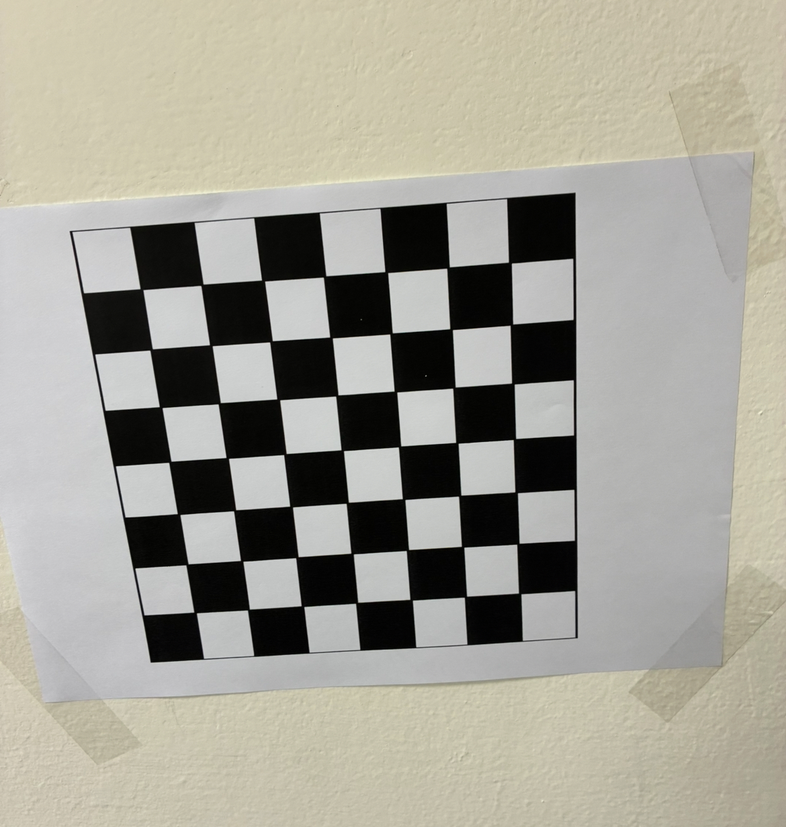
#> input picture image/IMG_7752.PNG, 786 x 827 px, shrunk from 1170 x 1231 before the run, given as the content of the folder images, which was not available
$ jupyter execute hw1.ipynb
#> lines starting #> are read from the running program, lines starting #| are printed output that depends on the picture; after the words box and inside, x2 and y2 are one past the last pixel; in counts of white or black regions, pixels touching at a corner belong together; long printed decimals are rounded; pictures that were not available may be replaced by others from this repository, and a replacement may not be noted
[cell 1]
import numpy as np
import cv2 as cv
import glob

[cell 2]
# termination criteria
criteria = (cv.TERM_CRITERIA_EPS + cv.TERM_CRITERIA_MAX_ITER, 30, 0.001)

# 準備棋盤格 3D 座標點 (Z=0)
pattern_size = (7, 7) # 7*7的腳點

objp = np.zeros((pattern_size[0]*pattern_size[1], 3), np.float32)
objp[:, :2] = np.mgrid[0:pattern_size[0], 0:pattern_size[1]].T.reshape(-1, 2)

objpoints = [] # 世界座標
imgpoints = [] # 影像座標

images = glob.glob('images/*.png')  # 放你拍的棋盤格照片
for fname in images:
    img = cv.imread(fname)
#> img is the input picture: shape (827, 786, 3); mean B, G, R 150.7, 161.4, 163.5
    gray = cv.cvtColor(img, cv.COLOR_BGR2GRAY)
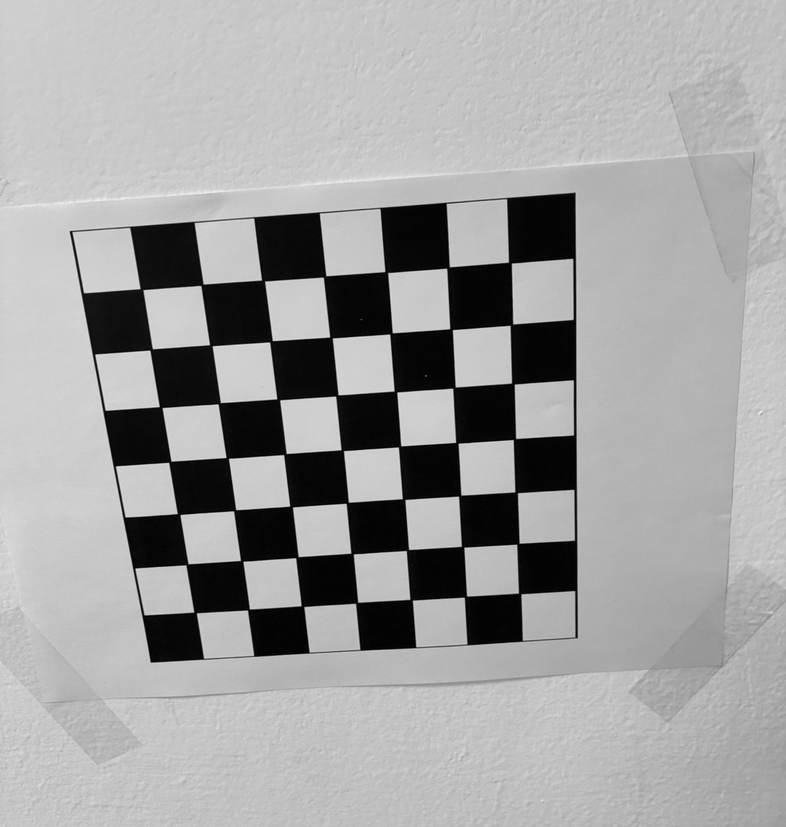
#> gray: shape (827, 786); min 0, max 242, mean 160.8
    ret, corners = cv.findChessboardCorners(gray, (7,7), None)
#> ret = True; corners = 49 rows, first 8: [511.4, 263.3], [512.6, 323.8], [514.1, 384.3], [515.5, 438.4], [515, 491.6], [518.8, 543.2], [518.8, 592.9], [446.6, 268.4]

    if ret == True:
        objpoints.append(objp)
        corners2 = cv.cornerSubPix(gray,corners, (11,11), (-1,-1), criteria)
#> corners2 = 49 rows, first 8: [509.9, 262.6], [511.4, 324.6], [512.8, 383.5], [514.4, 439.1], [516.2, 492.3], [517.9, 543.6], [519.7, 593.4], [448, 267.5]
        imgpoints.append(corners2)

        # 顯示檢測結果
        cv.drawChessboardCorners(img, (7,7), corners2, ret)
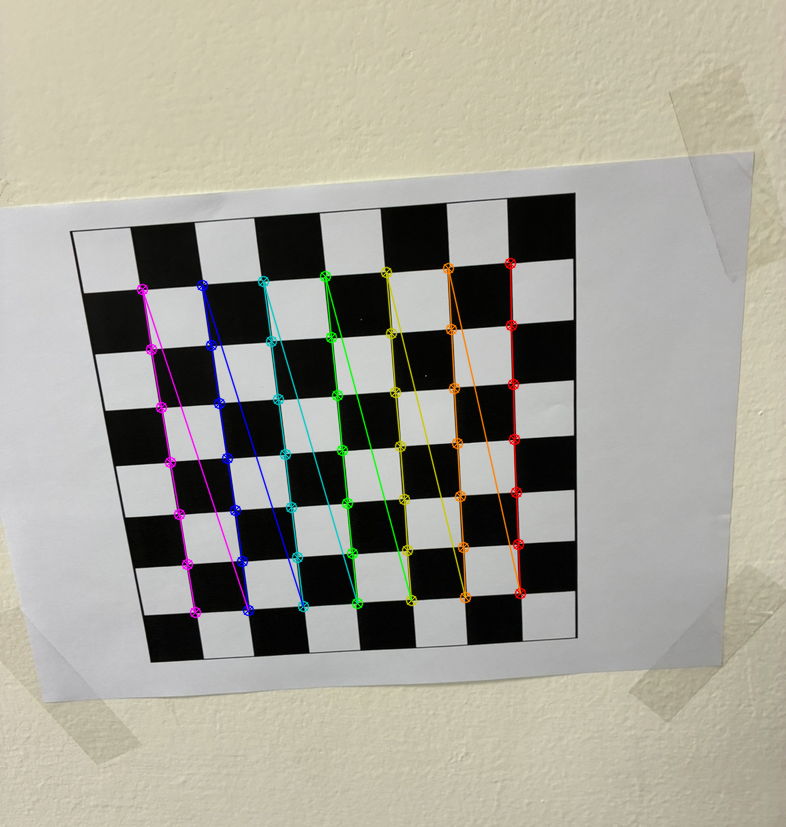
#> img: shape (827, 786, 3); 2.57% of pixels changed, all inside (x1, y1, x2, y2) = (136, 257, 527, 619)
        cv.imshow('img', img)
        cv.waitKey(500)
cv.destroyAllWindows()

[cell 3]
ret, mtx, dist, rvecs, tvecs = cv.calibrateCamera(
    objpoints, imgpoints, gray.shape[::-1], None, None
)
#> ret = 0.375; mtx = [[1616.8, 0, 323.3], [0, 1904.7, 438.3], [0, 0, 1]]; dist = [[2.54, -220, -0.00428, -0.0256, 6035.4]]; rvecs = ([0.55, -0.442, 1.43],); tvecs = ([3.01, -2.39, 26.14],)

print("[info] RMS:", ret)
#| [info] RMS: 0.3748
print("[info] camera matrix:\n", mtx)
#| [info] camera matrix:
#|  [[1.61683754e+03 0.00000000e+00 3.23256798e+02]
#|  [0.00000000e+00 1.90468451e+03 4.38337737e+02]
#|  [0.00000000e+00 0.00000000e+00 1.00000000e+00]]
print("[info] dist coeffs:", dist.ravel())
#| [info] dist coeffs: [ 2.53852162e+00 -2.20015151e+02 -4.28171772e-03 -2.56370443e-02
#|   6.03535655e+03]

np.save('camera_mtx.npy', mtx)
np.save('dist_coeffs.npy', dist)

[cell 4]
img = cv.imread(r'images/IMG_7755.PNG')
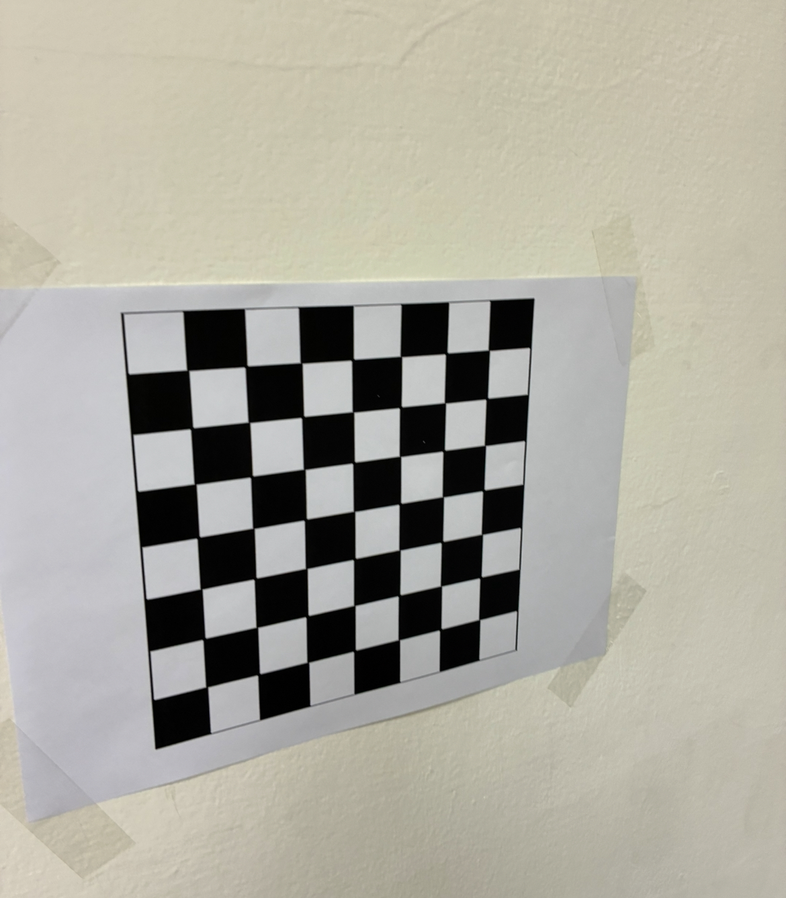
#> input picture image/IMG_7755.PNG, 786 x 898 px, shrunk from 1170 x 1337 before the run, given as the content of the folder images, which was not available
#> img is the input picture: shape (898, 786, 3); mean B, G, R 158.9, 170, 172.3
h, w = img.shape[:2]
#> h = 898; w = 786

# 這裡要先取得 newcameramtx
newcameramtx, roi = cv.getOptimalNewCameraMatrix(
    mtx, dist, (w, h), 1, (w, h)
)
#> newcameramtx = [[2772.8, 0, 508.6], [0, 2691.3, 469], [0, 0, 1]]; roi = (391, 416, 179, 102)

# 才能用 initUndistortRectifyMap
mapx, mapy = cv.initUndistortRectifyMap(
    mtx, dist, None, newcameramtx, (w, h), 5
)
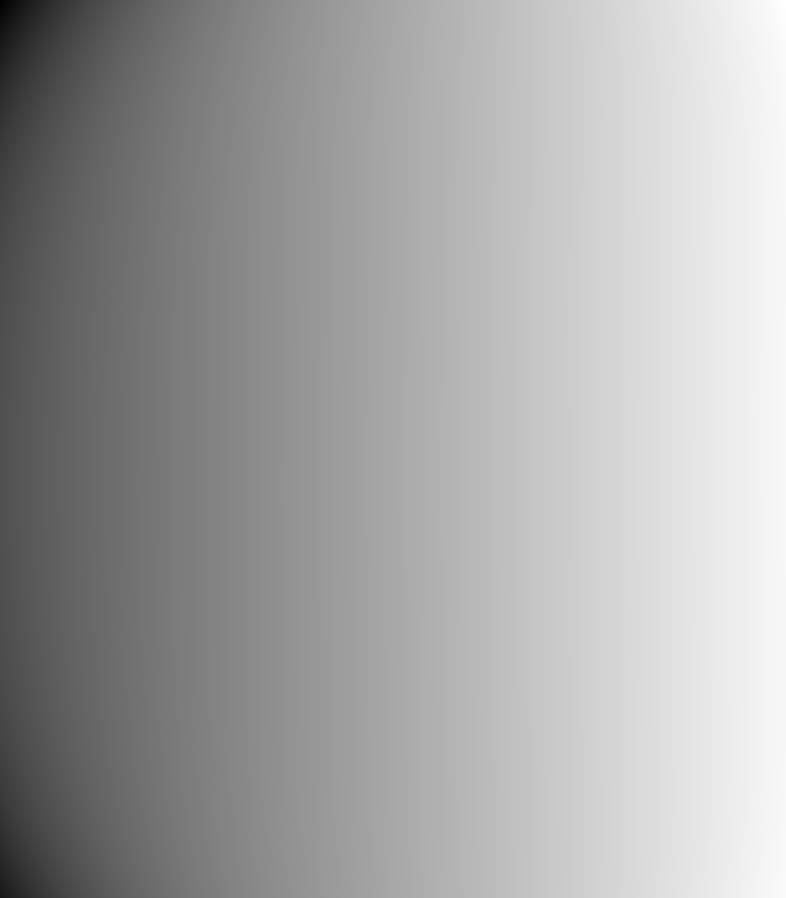
#> mapx: shape (898, 786) float32; min -229.5, max 504.7, mean 247.9; drawn with min black and max white
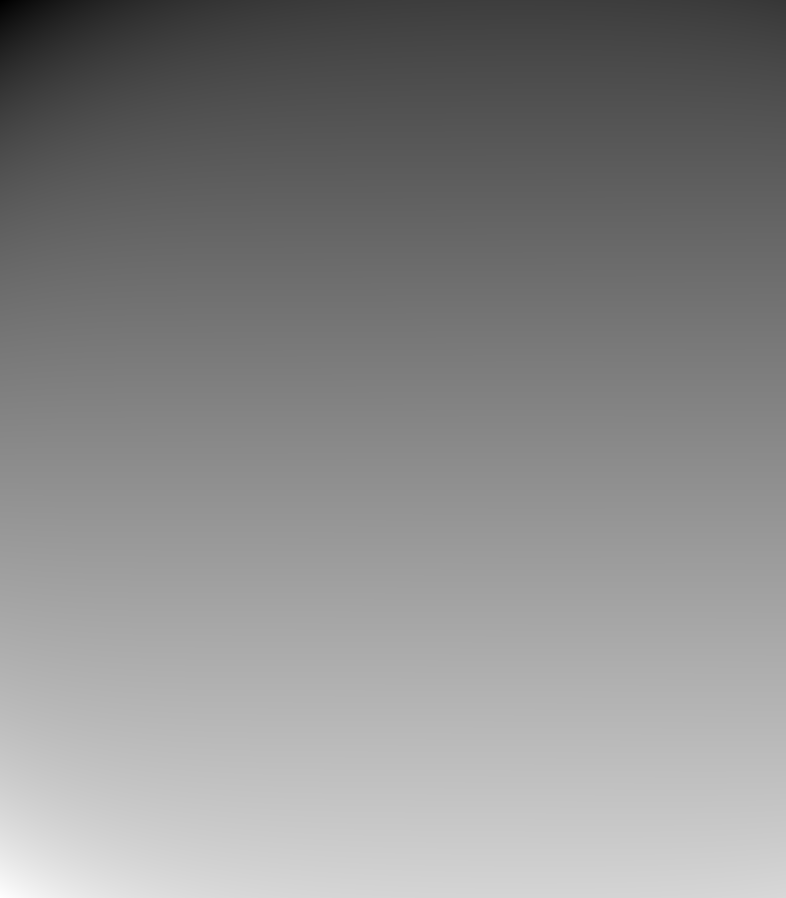
#> mapy: shape (898, 786) float32; min -177.7, max 931.4, mean 421.6; drawn with min black and max white
dst = cv.remap(img, mapx, mapy, cv.INTER_LINEAR)
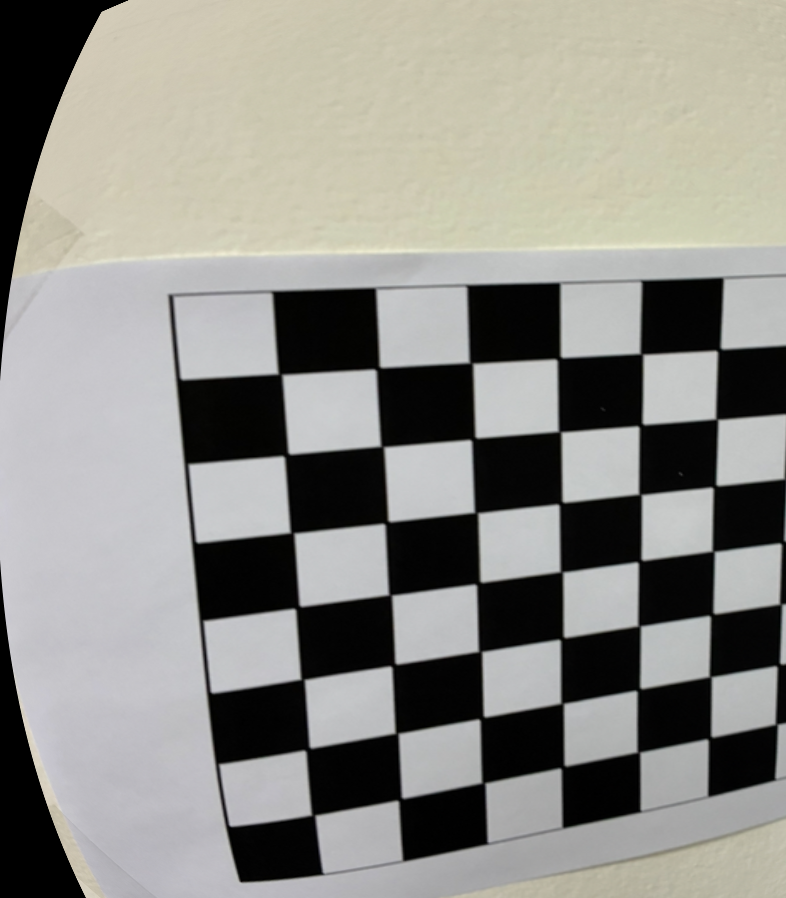
#> dst: shape (898, 786, 3); mean B, G, R 136.3, 141.8, 142.5

# 裁切 ROI
x, y, w, h = roi
#> x = 391; y = 416; w = 179; h = 102
dst = dst[y:y+h, x:x+w]
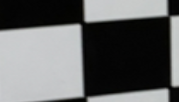
#> dst: shape (102, 179, 3); mean B, G, R 101.6, 101.4, 100.3
cv.imwrite('calibresult.png', dst)
#> Out = True

[cell 5]
mean_error = 0
for i in range(len(objpoints)):
    imgpoints2, _ = cv.projectPoints(objpoints[i], rvecs[i], tvecs[i], mtx, dist)
    error = cv.norm(imgpoints[i], imgpoints2, cv.NORM_L2)/len(imgpoints2)
    mean_error += error
#> this loop made 1 pass
#> (error, mean_error) on pass 1: (0.0535, 0.0535)
#> after the loop, mean_error = 0.0535
print("total error: {}".format(mean_error/len(objpoints)))
#| total error: 0.05355
